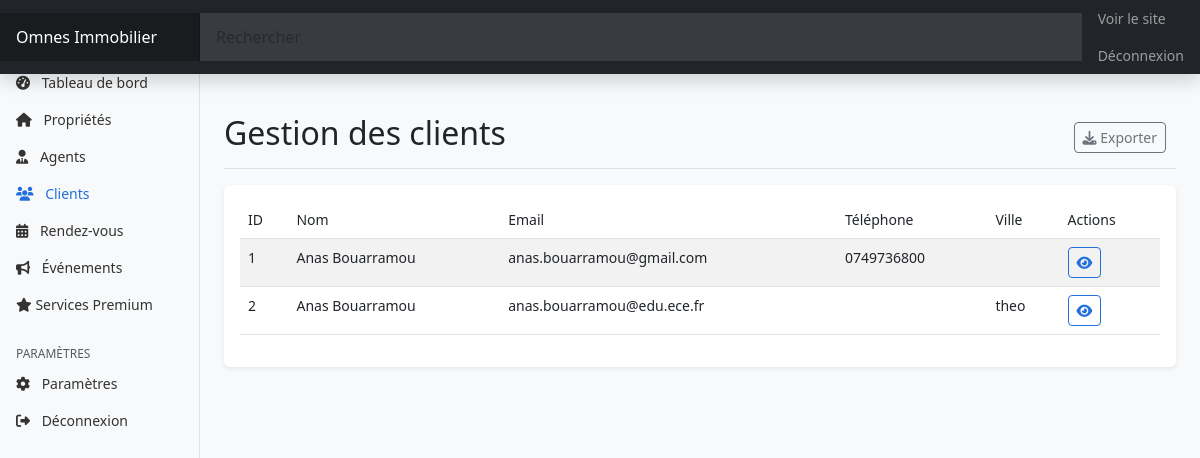
Page /admin/clients.php (signed in) on the committed database.
### tables this page shows
CREATE TABLE `Client` (
  `id_client` int NOT NULL,
  `id_utilisateur` int NOT NULL,
  `adresse` varchar(255) DEFAULT NULL,
  `ville` varchar(100) DEFAULT NULL,
  `code_postal` varchar(20) DEFAULT NULL,
  `pays` varchar(50) DEFAULT NULL,
  `informations_bancaires` text
);

CREATE TABLE `Utilisateur` (
  `id_utilisateur` int NOT NULL,
  `email` varchar(100) NOT NULL,
  `mot_de_passe` varchar(255) NOT NULL,
  `nom` varchar(50) NOT NULL,
  `prenom` varchar(50) NOT NULL,
  `telephone` varchar(20) DEFAULT NULL,
  `date_inscription` datetime DEFAULT CURRENT_TIMESTAMP,
  `type_utilisateur` enum('client','agent','admin') NOT NULL,
  `statut` enum('actif','inactif') DEFAULT 'actif'
);

### classes/database.php (called while the page is built, shortened)
<?php
class Database {
    private $dbh;
    private $stmt;
    public function __construct() {
        $this->host = DB_HOST;
        $this->port = DB_PORT;
        $this->user = DB_USER;
        $this->pass = DB_PASS;
        $this->dbname = DB_NAME;
        $dsn = 'mysql:host=' . $this->host . ';port=' . $this->port . ';dbname=' . $this->dbname . ';charset=utf8mb4';
        $options = array(
            PDO::ATTR_PERSISTENT => true,
            PDO::ATTR_ERRMODE => PDO::ERRMODE_EXCEPTION,
            PDO::ATTR_DEFAULT_FETCH_MODE => PDO::FETCH_OBJ
        );
        try {
            $this->dbh = new PDO($dsn, $this->user, $this->pass, $options);
        } catch(PDOException $e) {
            $this->error = $e->getMessage();
            error_log("Erreur de connexion à la base de données : " . $this->error);
            throw new Exception("Erreur de connexion à la base de données");
        }
    }
    public function query($query) {
        $this->stmt = $this->dbh->prepare($query);
    }
    public function execute() {
        try {
            return $this->stmt->execute();
        } catch(PDOException $e) {
            $this->error = $e->getMessage();
            error_log("Erreur d'exécution de requête : " . $this->error);
            return false;
        }
    }
    public function resultSet() {
        $this->execute();
        return $this->stmt->fetchAll();
    }
}
?>

### admin/clients.php (the view, shortened to what this page needs)
<?php
function getAllClients() {
    $db = new Database();
    $db->query('SELECT c.*, u.id_utilisateur, u.nom, u.prenom, u.email, u.telephone
                FROM Client c
                INNER JOIN Utilisateur u ON c.id_utilisateur = u.id_utilisateur
                WHERE u.type_utilisateur = "client"
                ORDER BY u.nom, u.prenom');
    return $db->resultSet();
}
$clients = getAllClients();
include BASE_PATH . 'admin/includes/header.php';
?>
<div class="container-fluid">
    <div class="row">
        <?php include BASE_PATH . 'admin/includes/sidebar.php'; ?>
        <main class="col-md-9 ms-sm-auto col-lg-10 px-md-4">
            <div class="d-flex justify-content-between flex-wrap flex-md-nowrap align-items-center pt-3 pb-2 mb-3 border-bottom">
                <h1 class="h2">Gestion des clients</h1>
                <div class="btn-toolbar mb-2 mb-md-0">
                    <div class="btn-group me-2">
                        <button type="button" class="btn btn-sm btn-outline-secondary" onclick="exportTable()">
                            <i class="fas fa-download"></i> Exporter
                        </button>
                    </div>
                </div>
            </div>
            <div class="card">
                <div class="card-body">
                    <?php if (!empty($clients)) : ?>
                        <div class="table-responsive">
                            <table class="table table-striped table-hover" id="clientsTable">
                                <thead>
                                    <tr>
                                        <th>ID</th>
                                        <th>Nom</th>
                                        <th>Email</th>
                                        <th>Téléphone</th>
                                        <th>Ville</th>
                                        <th>Actions</th>
                                    </tr>
                                </thead>
                                <tbody>
                                    <?php foreach ($clients as $client) : ?>
                                        <tr>
                                            <td><?php echo $client->id_client; ?></td>
                                            <td><?php echo htmlspecialchars($client->prenom . ' ' . $client->nom); ?></td>
                                            <td><?php echo htmlspecialchars($client->email); ?></td>
                                            <td><?php echo htmlspecialchars($client->telephone); ?></td>
                                            <td><?php echo htmlspecialchars($client->ville); ?></td>
                                            <td>
                                                <div class="btn-group">
                                                    <button type="button" class="btn btn-sm btn-outline-primary" data-bs-toggle="modal" data-bs-target="#clientModal<?php echo $client->id_client; ?>" title="Voir détails">
                                                        <i class="fas fa-eye"></i>
                                                    </button>
                                                </div>
                                            </td>
                                        </tr>
                                    <?php endforeach; ?>
                                </tbody>
                            </table>
                        </div>
                    <?php else : ?>
                        <div class="alert alert-info">
                            Aucun client disponible pour le moment.
                        </div>
                    <?php endif; ?>
                </div>
            </div>
        </main>
    </div>
</div>
<?php include BASE_PATH . 'admin/includes/footer.php'; ?>

### assets/css/admin.css (style rules this page uses)
body { font-size: .875rem; background-color: #f8f9fa; }
main { padding-top: 1.5rem; }
.card { margin-bottom: 1.5rem; border: none; box-shadow: 0 0.125rem 0.25rem rgba(0, 0, 0, 0.075); }
.table th { font-weight: 500; border-top: none; }
.btn-group .btn { margin-right: 2px; }
.btn-outline-primary { color: #2470dc; border-color: #2470dc; }
.btn-outline-secondary { color: #6c757d; border-color: #6c757d; }

### rows in the picture
client: id_client "1", id_utilisateur.nom "Anas Bouarramou", id_utilisateur.email "anas.bouarramou@gmail.com", id_utilisateur.telephone "0749736800"
client: id_client "2", id_utilisateur.nom "Anas Bouarramou", id_utilisateur.email "anas.bouarramou@edu.ece.fr", ville "theo"
